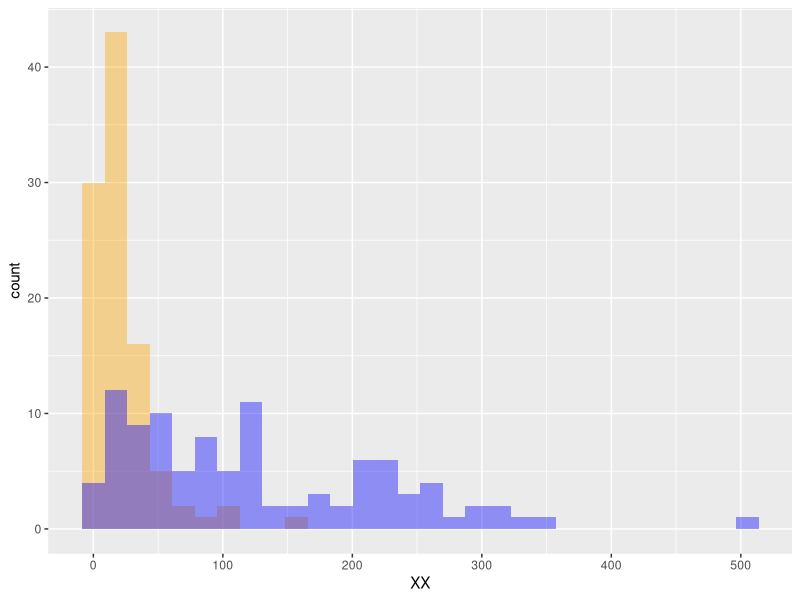

This figure's R source:
## ---- chunk 1
library(MASS)
library(ggplot2)
set.seed(117); nn = 100
dat = data.frame( 
  XX = c(rnegbin( nn, mu = 20, theta = 1.0 ),
  rnegbin( nn, mu = 120, theta = 1.5 )),
  yy = rep(letters[1:2],each = nn) )
ggplot(dat,aes(x=XX)) + 
    geom_histogram(data=subset(dat,yy == 'a'),fill = "orange", alpha = 0.4) +
    geom_histogram(data=subset(dat,yy == 'b'),fill = "blue", alpha = 0.4)
